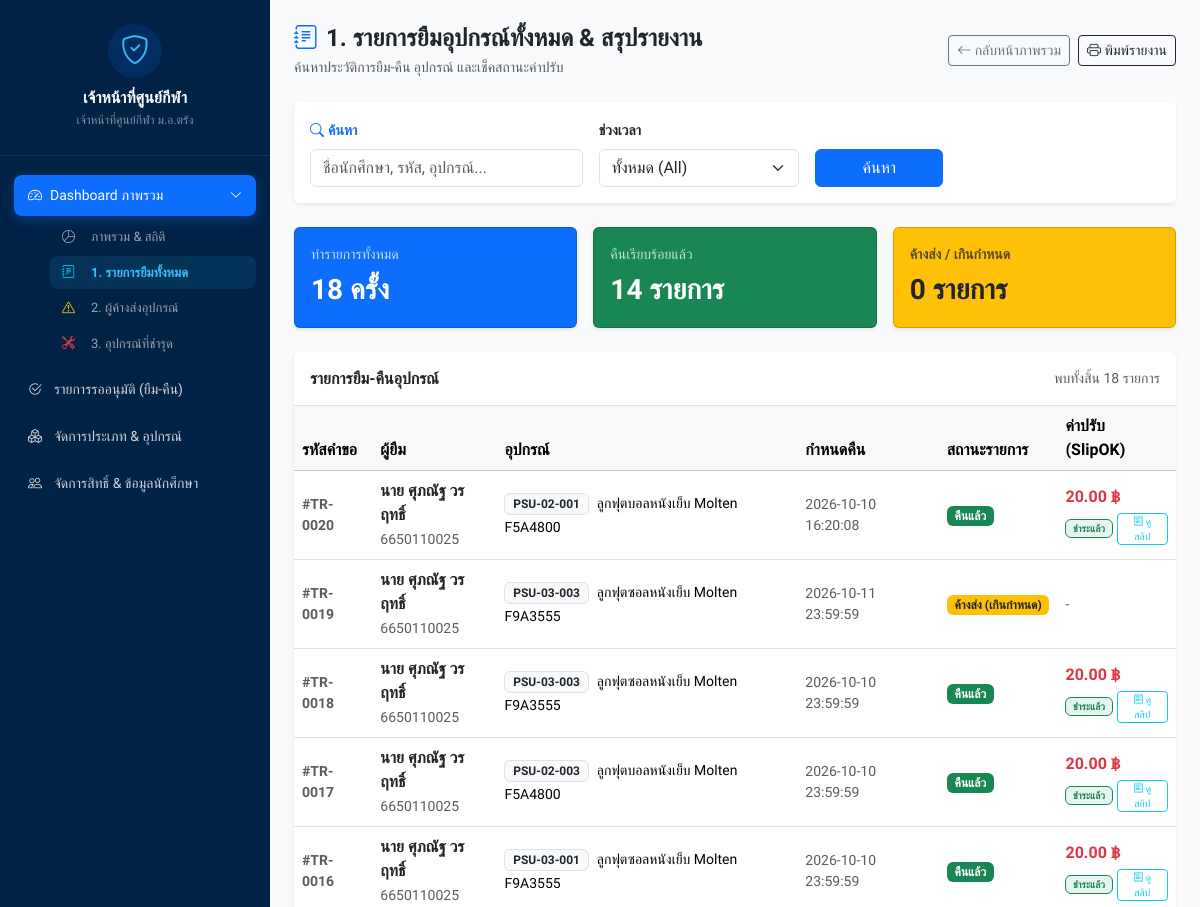
The page /admin/dashboard_borrows.php (signed in, upper part) on the database as committed earlier.
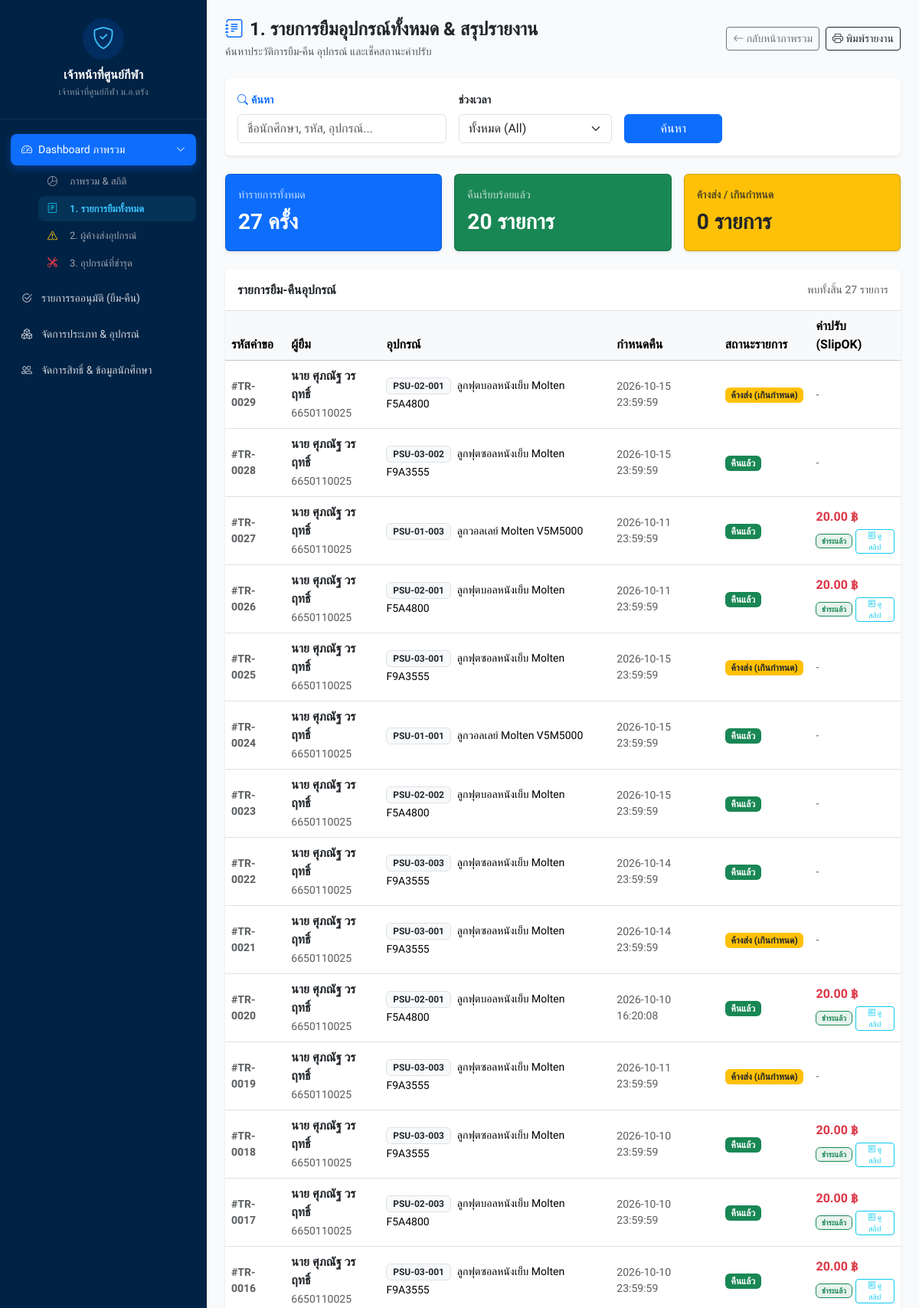
The same page on the database as committed later.
### tables this page shows
CREATE TABLE IF NOT EXISTS `transactions` (
  `trans_id` int(11) NOT NULL AUTO_INCREMENT,
  `eq_id` int(11) NOT NULL,
  `user_id` int(11) NOT NULL,
  `borrow_time` datetime NOT NULL,
  `due_time` datetime NOT NULL,
  `return_time` datetime DEFAULT NULL,
  `borrow_image` varchar(255) NOT NULL,
  `return_image` varchar(255) DEFAULT NULL,
  `trans_status` enum('pending_borrow','borrowed','pending_return','returned','overdue','rejected') NOT NULL DEFAULT 'pending_borrow',
  `analyze_damaged_status` enum('normal','damaged','pending') NOT NULL DEFAULT 'normal',
  `reject_reason` text DEFAULT NULL,
  `approve_by` int(11) DEFAULT NULL,
  `approve_datetime` datetime DEFAULT NULL,
  PRIMARY KEY (`trans_id`),
  KEY `eq_id` (`eq_id`),
  KEY `user_id` (`user_id`),
  CONSTRAINT `eq_id` FOREIGN KEY (`eq_id`) REFERENCES `sport_equipment` (`eq_id`) ON UPDATE CASCADE,
  CONSTRAINT `user_id` FOREIGN KEY (`user_id`) REFERENCES `user` (`user_id`) ON UPDATE CASCADE
);

CREATE TABLE IF NOT EXISTS `user` (
  `user_id` int(11) NOT NULL AUTO_INCREMENT,
  `line_user_id` varchar(255) DEFAULT NULL,
  `student_id` varchar(50) DEFAULT NULL,
  `full_name` varchar(255) DEFAULT NULL,
  `email` varchar(255) DEFAULT NULL,
  `gender` varchar(20) DEFAULT NULL,
  `national_id` varchar(13) DEFAULT NULL,
  `faculty` varchar(100) DEFAULT NULL,
  `campus` varchar(100) DEFAULT NULL,
  `role` enum('user','admin') DEFAULT 'user',
  `status` enum('active','inactive','graduated') DEFAULT 'active',
  `enrollment_year` int(4) DEFAULT NULL,
  `created_at` timestamp NOT NULL DEFAULT current_timestamp(),
  PRIMARY KEY (`user_id`),
  UNIQUE KEY `line_user_id` (`line_user_id`),
  UNIQUE KEY `psu_passport_id` (`student_id`) USING BTREE
);

CREATE TABLE IF NOT EXISTS `sport_equipment` (
  `eq_id` int(11) NOT NULL AUTO_INCREMENT,
  `category_id` int(11) DEFAULT NULL,
  `eq_code` varchar(255) DEFAULT '',
  `eq_name` varchar(255) DEFAULT '',
  `status` enum('avaliable','borrowed','damaged','maintenance','pending') NOT NULL DEFAULT 'avaliable',
  `created_at` timestamp NULL DEFAULT current_timestamp(),
  PRIMARY KEY (`eq_id`),
  KEY `category_id` (`category_id`),
  CONSTRAINT `category_id` FOREIGN KEY (`category_id`) REFERENCES `sport_categories` (`category_id`) ON UPDATE CASCADE
);

CREATE TABLE IF NOT EXISTS `equipment_fines` (
  `fine_id` int(11) NOT NULL AUTO_INCREMENT,
  `trans_id` int(11) NOT NULL,
  `price` decimal(10,2) NOT NULL,
  `slip_img` varchar(255) DEFAULT NULL,
  `payment_status` enum('unpaid','paid') NOT NULL DEFAULT 'unpaid',
  `slipok_status` enum('pending','verified','rejected') NOT NULL DEFAULT 'pending',
  `paid_time` datetime DEFAULT NULL,
  PRIMARY KEY (`fine_id`),
  KEY `trans_id` (`trans_id`),
  CONSTRAINT `trans_id` FOREIGN KEY (`trans_id`) REFERENCES `transactions` (`trans_id`) ON UPDATE CASCADE
);

### admin/dashboard_borrows.php (the view, shortened to what the changed rows need)
<?php
require_once '../config/db.php';
$conditions = [];
$params = [];
$whereClause = !empty($conditions) ? "WHERE " . implode(" AND ", $conditions) : "";
$stmtStat = $pdo->prepare("
    SELECT
        COUNT(*) as total_trans,
        SUM(CASE WHEN t.trans_status = 'borrowed' THEN 1 ELSE 0 END) as total_borrowed,
        SUM(CASE WHEN t.trans_status = 'returned' THEN 1 ELSE 0 END) as total_returned,
        SUM(CASE WHEN t.trans_status = 'rejected' THEN 1 ELSE 0 END) as total_rejected,
        SUM(CASE WHEN t.return_time IS NULL AND (t.trans_status = 'overdue' OR (t.due_time IS NOT NULL AND t.due_time < NOW() AND t.trans_status IN ('borrowed', 'pending_return'))) THEN 1 ELSE 0 END) as total_overdue
    FROM transactions t
    LEFT JOIN user u ON t.user_id = u.user_id
    LEFT JOIN sport_equipment e ON t.eq_id = e.eq_id
    $whereClause
");
$stmtStat->execute($params);
$summary = $stmtStat->fetch(PDO::FETCH_ASSOC);
$stmtList = $pdo->prepare("
    SELECT t.*, u.full_name, u.student_id, e.eq_code, e.eq_name, f.price as fine_amount, f.payment_status, f.slip_img
    FROM transactions t
    LEFT JOIN user u ON t.user_id = u.user_id
    LEFT JOIN sport_equipment e ON t.eq_id = e.eq_id
    LEFT JOIN equipment_fines f ON t.trans_id = f.trans_id
    $whereClause
    ORDER BY t.trans_id DESC
");
$stmtList->execute($params);
$reportData = $stmtList->fetchAll(PDO::FETCH_ASSOC);
?>
<!DOCTYPE html>
<html lang="th">
<head>
</head>
<body class="d-flex">
    <?php include '../components/sidebar.php'; ?>
    <div class="flex-grow-1 p-4 main-content" style="background-color: #f8fafc; min-height: 100vh;">
        <div class="row g-3 mb-4">
            <div class="col-md-4"><div class="card card-summary bg-primary text-white p-3 shadow-sm"><div class="small opacity-75">ทำรายการทั้งหมด</div><div class="fs-3 fw-bold mt-1"><?= number_format($summary['total_trans'] ?? 0) ?> ครั้ง</div></div></div>
            <div class="col-md-4"><div class="card card-summary bg-success text-white p-3 shadow-sm"><div class="small opacity-75">คืนเรียบร้อยแล้ว</div><div class="fs-3 fw-bold mt-1"><?= number_format($summary['total_returned'] ?? 0) ?> รายการ</div></div></div>
        </div>
        <div class="card p-0 overflow-hidden border-0 shadow-sm bg-white">
            <div class="card-header bg-white py-3 border-bottom d-flex justify-content-between align-items-center">
                <h6 class="fw-bold mb-0 text-dark">รายการยืม-คืนอุปกรณ์</h6>
                <span class="small text-muted">พบทั้งสิ้น <?= count($reportData) ?> รายการ</span>
            </div>
            <div class="table-responsive">
                <table class="table table-hover mb-0 align-middle">
                    <thead class="table-light text-secondary">
                        <tr>
                            <th>รหัสคำขอ</th>
                            <th>ผู้ยืม</th>
                            <th>อุปกรณ์</th>
                            <th>กำหนดคืน</th>
                            <th>สถานะรายการ</th>
                            <th>ค่าปรับ (SlipOK)</th>
                        </tr>
                    </thead>
                    <tbody>
                        <?php foreach ($reportData as $row):
                            $isOverdue = (!empty($row['due_time']) && strtotime($row['due_time']) < time() && empty($row['return_time']) && in_array($row['trans_status'], ['borrowed', 'overdue']));
                        ?>
                        <tr>
                            <td class="fw-semibold small text-muted">#TR-<?= str_pad($row['trans_id'], 4, '0', STR_PAD_LEFT) ?></td>
                            <td>
                                <div class="fw-bold text-dark"><?= htmlspecialchars($row['full_name'] ?? '-') ?></div>
                                <small class="text-muted"><?= htmlspecialchars($row['student_id'] ?? '-') ?></small>
                            </td>
                            <td>
                                <span class="badge bg-light text-dark border"><?= htmlspecialchars($row['eq_code'] ?? '-') ?></span>
                                <span class="ms-1 small"><?= htmlspecialchars($row['eq_name'] ?? '-') ?></span>
                            </td>
                            <td class="small <?= $isOverdue ? 'text-danger fw-bold' : 'text-muted' ?>">
                                <?= htmlspecialchars($row['due_time'] ?? '-') ?>
                            </td>
                            <td>
                                <?php
                                    if ($row['trans_status'] === 'returned') {
                                        echo '<span class="badge bg-success">คืนแล้ว</span>';
                                    } elseif ($row['trans_status'] === 'pending_return') {
                                        echo '<span class="badge bg-info text-dark">รออนุมัติคืน</span>';
                                    } elseif ($row['trans_status'] === 'overdue' || (!empty($row['due_time']) && strtotime($row['due_time']) < time() && empty($row['return_time']))) {
                                        echo '<span class="badge bg-warning text-dark">ค้างส่ง (เกินกำหนด)</span>';
                                    } elseif ($row['trans_status'] === 'borrowed') {
                                        echo '<span class="badge bg-primary">กำลังยืม</span>';
                                    } elseif ($row['trans_status'] === 'rejected') {
                                        echo '<span class="badge bg-danger">ยกเลิก/ไม่อนุมัติ</span>';
                                    } elseif ($row['trans_status'] === 'pending_borrow') {
                                        echo '<span class="badge bg-info text-dark">รออนุมัติยืม</span>';
                                    } else {
                                        echo '<span class="badge bg-secondary">' . htmlspecialchars($row['trans_status']) . '</span>';
                                    }
                                ?>
                            </td>
                            <td>
                                <?php if ($row['fine_amount'] > 0): ?>
                                    <div class="fw-bold text-danger"><?= number_format($row['fine_amount'], 2) ?> ฿</div>
                                    <div class="d-flex align-items-center mt-1 gap-1">
                                        <?php if ($row['payment_status'] === 'paid'): ?>
                                            <span class="badge bg-success bg-opacity-10 text-success border border-success" style="font-size: 10px;">ชำระแล้ว</span>
                                            <?php if (!empty($row['slip_img'])): ?>
                                                <button type="button" class="btn btn-sm btn-outline-info py-0 px-2 hide-print" style="font-size: 10px; border-radius: 4px;" onclick="viewSlipImage('<?= htmlspecialchars($row['slip_img']) ?>')">
                                                    <i class="bi bi-receipt"></i> ดูสลิป
                                                </button>
                                            <?php endif; ?>
                                        <?php else: ?>
                                            <span class="badge bg-danger bg-opacity-10 text-danger border border-danger" style="font-size: 10px;">ค้างชำระ</span>
                                        <?php endif; ?>
                                    </div>
                                <?php else: ?>
                                    <span class="text-muted small">-</span>
                                <?php endif; ?>
                            </td>
                        </tr>
                        <?php endforeach; ?>
                    </tbody>
                </table>
            </div>
        </div>
    </div>
</body>
</html>

Rows that differ between the two databases and show on the page:
added transactions: trans_id "0029", user.full_name "นาย ศุภณัฐ วรฤทธิ์", user.student_id "6650110025", eq.eq_code "PSU-02-001", eq.eq_name "ลูกฟุตบอลหนังเย็บ Molten F5A4800", due_time "2026-10-15 23:59:59", trans_status "ค้างส่ง (เกินกำหนด)"
added transactions: trans_id "0028", user.full_name "นาย ศุภณัฐ วรฤทธิ์", user.student_id "6650110025", eq.eq_code "PSU-03-002", eq.eq_name "ลูกฟุตซอลหนังเย็บ Molten F9A3555", due_time "2026-10-15 23:59:59", trans_status "คืนแล้ว"
added transactions: trans_id "0027", user.full_name "นาย ศุภณัฐ วรฤทธิ์", user.student_id "6650110025", eq.eq_code "PSU-01-003", eq.eq_name "ลูกวอลเลย์ Molten V5M5000", due_time "2026-10-11 23:59:59", trans_status "คืนแล้ว", equipment_fines.price "20.00"
added transactions: trans_id "0026", user.full_name "นาย ศุภณัฐ วรฤทธิ์", user.student_id "6650110025", eq.eq_code "PSU-02-001", eq.eq_name "ลูกฟุตบอลหนังเย็บ Molten F5A4800", due_time "2026-10-11 23:59:59", trans_status "คืนแล้ว", equipment_fines.price "20.00"
added transactions: trans_id "0025", user.full_name "นาย ศุภณัฐ วรฤทธิ์", user.student_id "6650110025", eq.eq_code "PSU-03-001", eq.eq_name "ลูกฟุตซอลหนังเย็บ Molten F9A3555", due_time "2026-10-15 23:59:59", trans_status "ค้างส่ง (เกินกำหนด)"
added transactions: trans_id "0024", user.full_name "นาย ศุภณัฐ วรฤทธิ์", user.student_id "6650110025", eq.eq_code "PSU-01-001", eq.eq_name "ลูกวอลเลย์ Molten V5M5000", due_time "2026-10-15 23:59:59", trans_status "คืนแล้ว"
added transactions: trans_id "0023", user.full_name "นาย ศุภณัฐ วรฤทธิ์", user.student_id "6650110025", eq.eq_code "PSU-02-002", eq.eq_name "ลูกฟุตบอลหนังเย็บ Molten F5A4800", due_time "2026-10-15 23:59:59", trans_status "คืนแล้ว"
added transactions: trans_id "0022", user.full_name "นาย ศุภณัฐ วรฤทธิ์", user.student_id "6650110025", eq.eq_code "PSU-03-003", eq.eq_name "ลูกฟุตซอลหนังเย็บ Molten F9A3555", due_time "2026-10-14 23:59:59", trans_status "คืนแล้ว"
added transactions: trans_id "0021", user.full_name "นาย ศุภณัฐ วรฤทธิ์", user.student_id "6650110025", eq.eq_code "PSU-03-001", eq.eq_name "ลูกฟุตซอลหนังเย็บ Molten F9A3555", due_time "2026-10-14 23:59:59", trans_status "ค้างส่ง (เกินกำหนด)"
Other text that changed with them:
$summary['total_trans']: "18" → "27"
$summary['total_returned']: "14" → "20"
count($reportData): "18" → "27"
